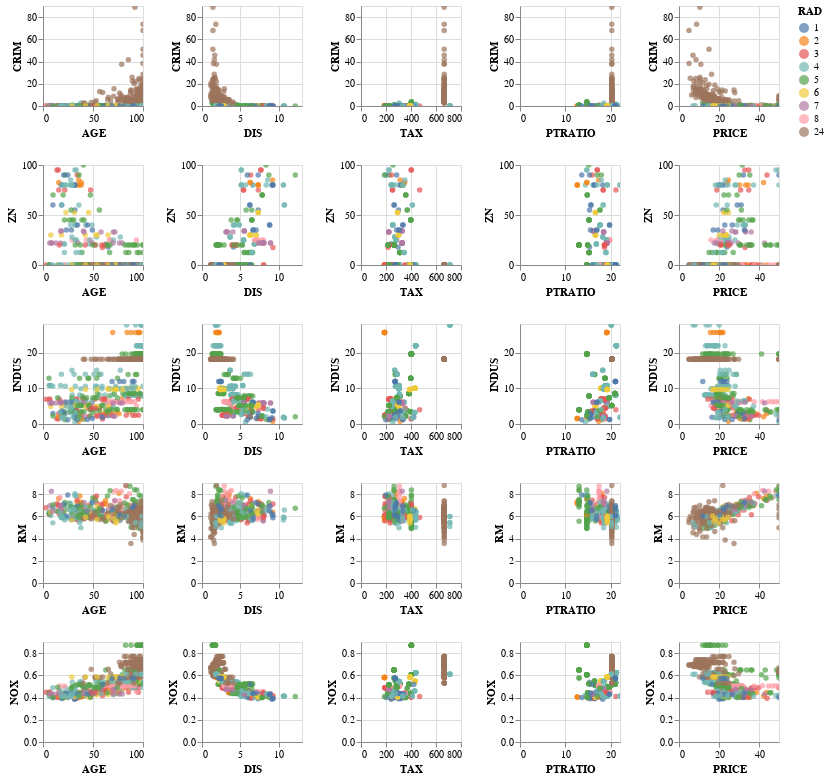

This figure's notebook cell:
### Code cell
source = bos_df

alt.Chart(source).mark_circle().encode(
    alt.X(alt.repeat("column"), type='quantitative'),
    alt.Y(alt.repeat("row"), type='quantitative'),
    color='RAD:N'
).properties(
    width=100,
    height=100
).repeat(
    row=['CRIM', 'ZN', 'INDUS', 'RM', 'NOX'],
    column=['AGE', 'DIS', 'TAX', 'PTRATIO','PRICE']
).interactive()

### Figure 1 — Vega-Lite specification as saved in the notebook (floating-point values rounded to 4 significant figures; data arrays with more than 128 entries replaced by an {"elided": "..."} marker saying what was removed)
{"$schema": "https://vega.github.io/schema/vega-lite/v3.4.0.json", "config": {"mark": {"tooltip": null}, "view": {"height": 300, "width": 400}}, "datasets": {"data-4c53657cbae4dbfddc0822d289e30ffc": {"elided": "506 records"}}, "repeat": {"column": ["AGE", "DIS", "TAX", "PTRATIO", "PRICE"], "row": ["CRIM", "ZN", "INDUS", "RM", "NOX"]}, "spec": {"data": {"name": "data-4c53657cbae4dbfddc0822d289e30ffc"}, "encoding": {"color": {"field": "RAD", "type": "nominal"}, "x": {"field": {"repeat": "column"}, "type": "quantitative"}, "y": {"field": {"repeat": "row"}, "type": "quantitative"}}, "height": 100, "mark": "circle", "selection": {"selector006": {"bind": "scales", "encodings": ["x", "y"], "type": "interval"}}, "width": 100}}
